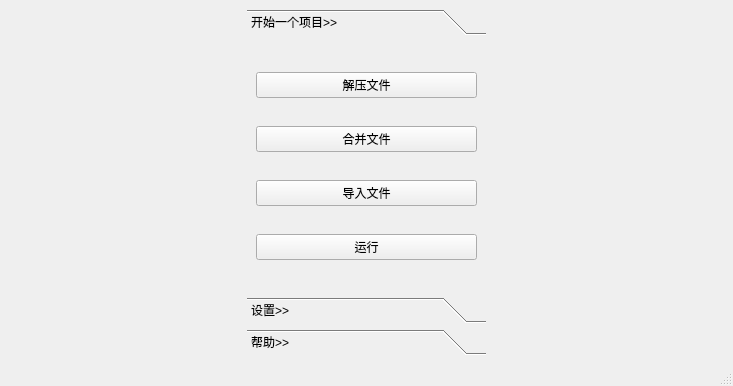
<?xml version="1.0" encoding="UTF-8"?>
<ui version="4.0">
 <class>MainWindow</class>
 <widget class="QMainWindow" name="MainWindow">
  <property name="geometry">
   <rect>
    <x>0</x>
    <y>0</y>
    <width>733</width>
    <height>386</height>
   </rect>
  </property>
  <property name="sizePolicy">
   <sizepolicy hsizetype="Minimum" vsizetype="Minimum">
    <horstretch>0</horstretch>
    <verstretch>0</verstretch>
   </sizepolicy>
  </property>
  <property name="windowTitle">
   <string>MainWindow</string>
  </property>
  <property name="toolTip">
   <string/>
  </property>
  <property name="styleSheet">
   <string notr="true"/>
  </property>
  <property name="animated">
   <bool>true</bool>
  </property>
  <property name="tabShape">
   <enum>QTabWidget::Rounded</enum>
  </property>
  <widget class="QWidget" name="centralwidget">
   <property name="layoutDirection">
    <enum>Qt::LeftToRight</enum>
   </property>
   <property name="autoFillBackground">
    <bool>false</bool>
   </property>
   <property name="styleSheet">
    <string notr="true">
font: 25 10pt &quot;Microsoft YaHei&quot;;</string>
   </property>
   <layout class="QHBoxLayout" name="horizontalLayout">
    <item>
     <spacer name="horizontalSpacer">
      <property name="orientation">
       <enum>Qt::Horizontal</enum>
      </property>
      <property name="sizeHint" stdset="0">
       <size>
        <width>189</width>
        <height>20</height>
       </size>
      </property>
     </spacer>
    </item>
    <item>
     <widget class="QToolBox" name="toolBox">
      <property name="layoutDirection">
       <enum>Qt::LeftToRight</enum>
      </property>
      <property name="styleSheet">
       <string notr="true"/>
      </property>
      <property name="frameShape">
       <enum>QFrame::NoFrame</enum>
      </property>
      <property name="frameShadow">
       <enum>QFrame::Raised</enum>
      </property>
      <property name="currentIndex">
       <number>0</number>
      </property>
      <widget class="QWidget" name="page">
       <property name="geometry">
        <rect>
         <x>0</x>
         <y>0</y>
         <width>203</width>
         <height>205</height>
        </rect>
       </property>
       <attribute name="icon">
        <iconset resource="../icon/launch.qrc">
         <normaloff>:/开始一个项目/开始.png</normaloff>:/开始一个项目/开始.png</iconset>
       </attribute>
       <attribute name="label">
        <string>开始一个项目&gt;&gt;</string>
       </attribute>
       <layout class="QVBoxLayout" name="verticalLayout">
        <item>
         <widget class="QPushButton" name="unpack_button">
          <property name="text">
           <string>解压文件</string>
          </property>
          <property name="icon">
           <iconset resource="../icon/launch.qrc">
            <normaloff>:/开始一个项目/解压包.png</normaloff>:/开始一个项目/解压包.png</iconset>
          </property>
         </widget>
        </item>
        <item>
         <widget class="QPushButton" name="merge_button">
          <property name="text">
           <string>合并文件</string>
          </property>
          <property name="icon">
           <iconset resource="../icon/launch.qrc">
            <normaloff>:/开始一个项目/合并.png</normaloff>:/开始一个项目/合并.png</iconset>
          </property>
         </widget>
        </item>
        <item>
         <widget class="QPushButton" name="import_files_button">
          <property name="text">
           <string>导入文件</string>
          </property>
          <property name="icon">
           <iconset resource="../icon/launch.qrc">
            <normaloff>:/开始一个项目/导入.png</normaloff>:/开始一个项目/导入.png</iconset>
          </property>
         </widget>
        </item>
        <item>
         <widget class="QPushButton" name="run_button">
          <property name="text">
           <string>运行</string>
          </property>
          <property name="icon">
           <iconset resource="../icon/launch.qrc">
            <normaloff>:/开始一个项目/运行.png</normaloff>:/开始一个项目/运行.png</iconset>
          </property>
         </widget>
        </item>
       </layout>
      </widget>
      <widget class="QWidget" name="page_2">
       <property name="geometry">
        <rect>
         <x>0</x>
         <y>0</y>
         <width>185</width>
         <height>158</height>
        </rect>
       </property>
       <attribute name="icon">
        <iconset resource="../icon/launch.qrc">
         <normaloff>:/设置/设置.png</normaloff>:/设置/设置.png</iconset>
       </attribute>
       <attribute name="label">
        <string>设置&gt;&gt;</string>
       </attribute>
       <layout class="QVBoxLayout" name="verticalLayout_3">
        <item>
         <widget class="QPushButton" name="add_item_button">
          <property name="text">
           <string>添加项目</string>
          </property>
          <property name="icon">
           <iconset resource="../icon/launch.qrc">
            <normaloff>:/设置/添加项目.png</normaloff>:/设置/添加项目.png</iconset>
          </property>
         </widget>
        </item>
        <item>
         <widget class="QPushButton" name="revise_item_button">
          <property name="text">
           <string>修改项目标签</string>
          </property>
          <property name="icon">
           <iconset resource="../icon/launch.qrc">
            <normaloff>:/设置/修改项目标签.png</normaloff>:/设置/修改项目标签.png</iconset>
          </property>
         </widget>
        </item>
        <item>
         <widget class="QPushButton" name="revise_logic_button">
          <property name="text">
           <string>修改控制逻辑</string>
          </property>
          <property name="icon">
           <iconset resource="../icon/launch.qrc">
            <normaloff>:/设置/修改控制逻辑.png</normaloff>:/设置/修改控制逻辑.png</iconset>
          </property>
         </widget>
        </item>
       </layout>
      </widget>
      <widget class="QWidget" name="page_3">
       <property name="geometry">
        <rect>
         <x>0</x>
         <y>0</y>
         <width>145</width>
         <height>111</height>
        </rect>
       </property>
       <attribute name="icon">
        <iconset resource="../icon/launch.qrc">
         <normaloff>:/帮助/帮助.png</normaloff>:/帮助/帮助.png</iconset>
       </attribute>
       <attribute name="label">
        <string>帮助&gt;&gt;</string>
       </attribute>
       <layout class="QVBoxLayout" name="verticalLayout_2">
        <item>
         <widget class="QPushButton" name="help_button">
          <property name="text">
           <string>帮助文档</string>
          </property>
          <property name="icon">
           <iconset resource="../icon/launch.qrc">
            <normaloff>:/帮助/帮助.png</normaloff>:/帮助/帮助.png</iconset>
          </property>
         </widget>
        </item>
        <item>
         <widget class="QPushButton" name="about_button">
          <property name="text">
           <string>关于我们</string>
          </property>
          <property name="icon">
           <iconset resource="../icon/launch.qrc">
            <normaloff>:/帮助/关于.png</normaloff>:/帮助/关于.png</iconset>
          </property>
         </widget>
        </item>
       </layout>
      </widget>
     </widget>
    </item>
    <item>
     <spacer name="horizontalSpacer_2">
      <property name="orientation">
       <enum>Qt::Horizontal</enum>
      </property>
      <property name="sizeHint" stdset="0">
       <size>
        <width>189</width>
        <height>20</height>
       </size>
      </property>
     </spacer>
    </item>
   </layout>
  </widget>
  <widget class="QStatusBar" name="statusBar"/>
 </widget>
 <resources>
  <include location="../icon/launch.qrc"/>
 </resources>
 <connections/>
</ui>
